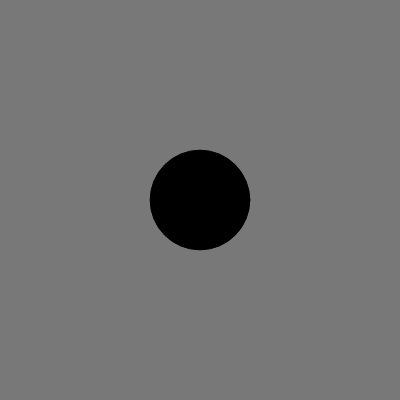
Frame 1 (no input)
Frame 60 (no input): identical to frame 1, image omitted
Frame 120 (the mouse pressed at the canvas centre since frame 60): identical to frame 1, image omitted

The p5.js sketch that drew this single still picture (run headless with seeded random() and noise() and a simulated clock; from frame 60 on, the mouse is pressed at the canvas centre):

// p5.js sketch
// ── sketch.js
var shapecolor=0;

var sliders={
  Dimension:null,
  PositionX:null,
  PositionY:null,
  Background:null
}

var buttons= {
  Reset:null,
  RandomColor:null
  
}

function setup() {
  createCanvas(400, 400);
  //button
  buttons.Reset=createButton('reset');
  buttons.Reset.mousePressed(reset);
  buttons.RandomColor=createButton('Random color');
  buttons.RandomColor.mousePressed(randomColor);

  //sliders
  sliders.Dimension=createSlider(width/15,width,width/4).position(20,height+40);
  createP('Dimensione:').position(20,height+5);
  sliders.PositionX=createSlider(0,width,width/2).position(20,height+80);
  createP('Posizione X').position(20,height+45);
  sliders.PositionY=createSlider(0,height,height/2).position(20,height+120);
  createP('Posizione Y').position(20,height+85);
  sliders.Background=createSlider(0,255,120).position(20,height+160);
  createP('Colore background').position(20,height+125);
  
}
function reset(){
  sliders.Dimension.value(width/4);
  sliders.PositionX.value(width/2);
  sliders.PositionY.value(height/2);
  sliders.Background.value(120);
  shapecolor=0;
}

function randomColor(){
shapecolor=color(random(255),random(255),random(255));
}

function draw() {

  background(sliders.Background.value());
  text('Dimensione'+sliders.Dimension)
  //strokeWeight(sliders.Dimension.value()-100)
  
  fill(shapecolor);
  ellipse(sliders.PositionX.value(),sliders.PositionY.value(),sliders.Dimension.value());
}
